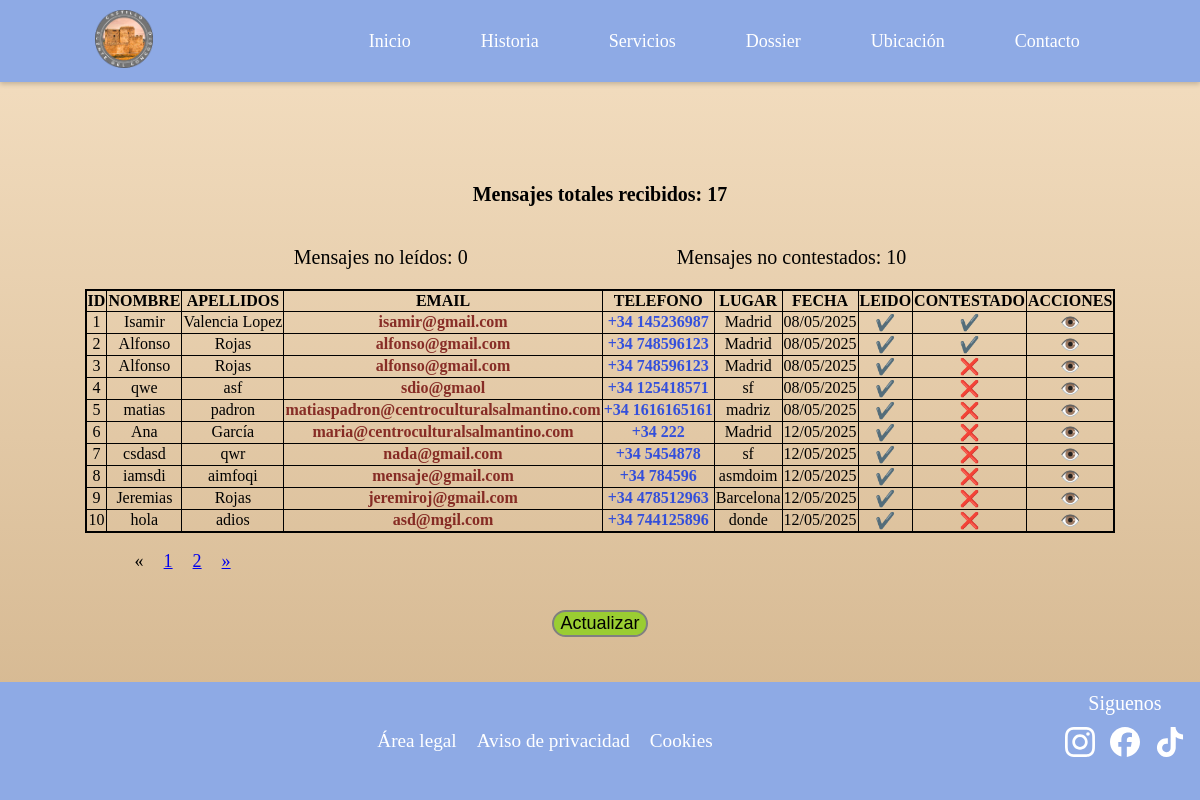
/chat/?page=1, run on an earlier commit of the app's database.
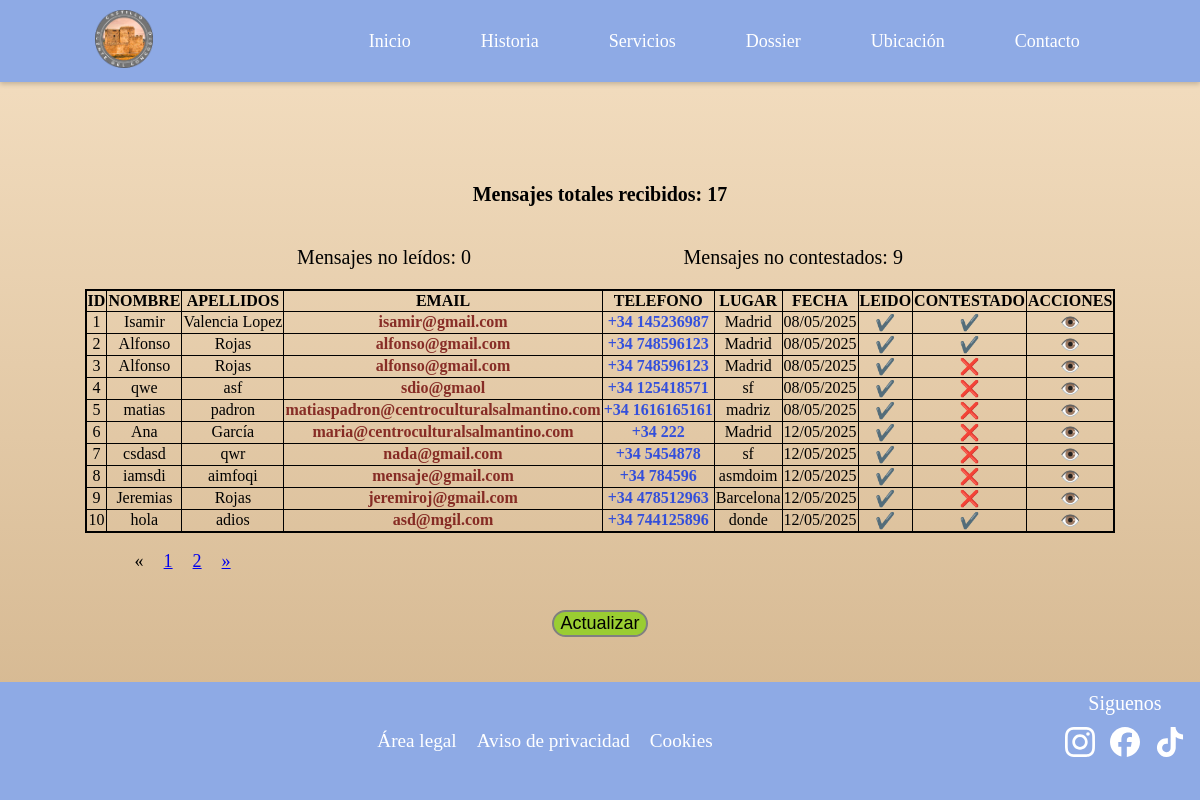
And on a later commit of the database.
### appcastillocongosto/models.py (models this page shows, shortened)
class Contacto(models.Model):
    id = models.AutoField(primary_key=True)
    nombre = models.CharField("Nombre", max_length=25)
    apellidos = models.CharField("Apellidos", max_length=100, null=True, blank=True)
    email = models.CharField("Email", max_length=100, null=True, blank=True)
    telefono = models.CharField("Telefono", max_length=9, null=True, blank=True)
    lugar = models.CharField("Lugar", max_length=100, null=True, blank=True)
    fecha = models.DateTimeField("Fecha y Hora", default=timezone.now)
    mensaje = models.TextField("Mensaje")
    leido = models.BooleanField("Leido", default=False)
    contestado = models.BooleanField("Contestado", default=False)
    class Meta:
        verbose_name = "Contacto"
        verbose_name_plural = "Contactos"
        ordering = ['nombre']

### appcastillocongosto/views.py (the view)
# urls.py: path('chat/', views.chat, name='chat'),
def chat(request):
    lista_contactos = Contacto.objects.all().order_by('leido')
    numcontactos = Contacto.objects.count()
    numleidos = Contacto.objects.filter(leido=False).count()
    numcontestados = Contacto.objects.filter(contestado=False).count()
    page = request.GET.get('page')
    paginator = Paginator(lista_contactos, 10)
    if page == None:
        print(" page recibe fuera de get o post NONE ="+ str(page))
        page = paginator.num_pages
        request.session["pagina"] = page
    else:
        print(" page recibe este del nonede geo o post="+ str(page))
        request.session["pagina"] = page
    if request.method == 'GET':
        pagina = request.session["pagina"]
        print(" page recibe en GET=" + str(pagina))
    if request.method == 'POST':
        pagina = request.session["pagina"]
        print(" page recibe en POST= " +str(pagina))
    if "pagina" in request.session:
        page = request.session["pagina"]
        print(" page recibe de sesion=" +str(page))
    try:
        lista_contactos = paginator.get_page(page)
    except PageNotAnInteger:
        lista_contactos = paginator.page(1)
    except EmptyPage:
        lista_contactos = paginator.page(paginator.num_pages)
    if request.method == 'POST':
        return redirect('chat')
    context = {'lista_contactos': lista_contactos, 'numleidos': numleidos, 'numcontestados': numcontestados, 'numcontactos': numcontactos}
    return render(request, 'chat.html', context=context)

### templates/chat.html (shortened to what this page needs)
{% extends "base2.html" %}
{% load static %}
{% block head %}
<link rel="stylesheet" href="{% static 'css/chat.css' %}">
{% endblock %}
{% block content %}
<br><br><br><br>
<div class="chat">
    <div class="num-mensajes">
        <div class="num-mensajes1">
            <p class="num-mensajes-text">Mensajes totales recibidos: {{ numcontactos }}</p>
        </div>
        <div class="num-mensajes2">
            <p class="num-mensajes-text">Mensajes no leídos: {{ numleidos }}</p>
            <p class="num-mensajes-text">Mensajes no contestados: {{ numcontestados }}</p>
        </div>
    </div>
    <div class="tabla-responsive">
        <div class="tabla">
            <table>
                <thead>
                    <th class="th-chat">ID</th>
                    <th class="th-chat">NOMBRE</th>
                    <th class="th-chat">APELLIDOS</th>
                    <th class="th-chat">EMAIL</th>
                    <th class="th-chat">TELEFONO</th>
                    <th class="th-chat">LUGAR</th>
                    <th class="th-chat">FECHA</th>
                    <th class="th-chat">LEIDO</th>
                    <th class="th-chat">CONTESTADO</th>
                    <th class="th-chat">ACCIONES</th>
                </thead>
                <tbody>
                    {% for i in lista_contactos %}
                        <tr>
                            <td> {{ i.id }}</td>
                            <td> {{ i.nombre }}</td>
                            <td> {{ i.apellidos }}</td>
                            <td><a href="https://mail.google.com/mail/?view=cm&to={{ i.email }}" target="_blank" class="email">{{ i.email }}</a></td>
                            <td> <a href="{% url 'ver_contacto' id=i.id %}" target="_blank" class="telefono">+34 {{ i.telefono }}</a></td>
                            <td> {{ i.lugar }}</td>
                            <td> {{ i.fecha|date:"d/m/Y" }}</td>
                            <td> {% if i.leido %}✔️{% else %}❌{% endif %}</td>
                            <td> {% if i.contestado %}✔️{% else %}❌{% endif %}</td>
                            <td> <a class="boton-accion" href="{% url 'ver_mensaje' id=i.id %}">👁️</a></td>
                        </tr>
                    {% endfor %}
                </tbody>
            </table>
        </div>
    </div>
    {% if lista_contactos.has_other_pages %}
        <font size="4">
            <ul class="pagination">
                {% if lista_habilidades.has_previous %}
                    <li><a href="?page={{ lista_contactos.previous_page_numbre }}">&laquo;</a></li>
                {% else %}
                    <li class="disabled"><span>&laquo;</span></li>
                {% endif %}
                {% for i in lista_contactos.paginator.page_range %}
                    {% if reservas.number == i %}
                        <li class="active"><span>{{ i }}<span class="sr-only">(current)</span></span></li>
                    {% else %}
                        <li><a href="?page={{ i }}">{{ i }}</a></li>
                    {% endif %}
                {% endfor %}
                {% if lista_contactos.has_next %}
                    <li><a href="?page={{ lista_contactos.next_page_number }}">&raquo;</a></li>
                {% else %}
                    <li class="disabled"><span>&raquo;</span></li>
                {% endif %}
            </ul>
        </font>
    {% endif %}
    <div class="btn-actualizar">
        <form method="post">
            <input type="submit" value="Actualizar" class="btn-actualizar-text">
        </form>
    </div>
</div>
{% endblock content %}

### templates/base2.html (shortened to what this page needs)
{% load static %}
<!DOCTYPE html>
<html lang="es">
<head>
    {% block head %}
    {% endblock %}
</head>
<body>
    {% include "navbar.html" %}
    {% block content %}
    {% endblock %}
    {% include "footer.html" %}
</body>
</html>

### templates/navbar.html (shortened to what this page needs)
{% load static %}
{% block head %}
<link rel="stylesheet" href="{% static 'css/navbar.css' %}">
<link rel="stylesheet" href="https://cdnjs.cloudflare.com/ajax/libs/font-awesome/6.7.2/css/all.min.css" />
{% endblock %}
{% block content %}
<nav class="navbar">
    <div class="navbar-container">
        <div class="navbar-logo" style="cursor: pointer;">
            <img data-img="{% static 'images/Logo-Castillo-Puente-del-Congosto-hd.png' %}" src="{% static 'images/Logo-Castillo-Puente-del-Congosto-hd.png' %}" alt="Logotipo del Castillo" id="logo-expandible" height="48" width="48">
        </div>
        <ul class="navbar-menu">
            {% if not request.user.is_authenticated %}
                <li><a href="{% url 'home' %}">Inicio</a></li>
                <li><a href="{% url 'historia' %}">Historia</a></li>
                <li><a href="{% url 'servicios' %}">Servicios</a></li>
                <li><a href="{% url 'dossier' %}">Dossier</a></li>
                <li><a href="{% url 'ubicacion' %}">Ubicación</a></li>
                <li><a href="{% url 'contacto' %}">Contacto</a></li>
            {% endif %}
        </ul>
    </div>
</nav>
{% endblock %}

### templates/footer.html (shortened to what this page needs)
{% load static %}
{% block head %}
<link rel="stylesheet" href="{% static 'css/footer.css' %}">
{% endblock %}
{% block content %}
<footer class="footer">
    <div class="footer-container">
        <div class="political-links">
            <ul>
                <li><a href="" class="political-link">Área legal</a></li>
                <li><a href="" class="political-link">Aviso de privacidad</a></li>
                <li><a href="" class="political-link">Cookies</a></li>
            </ul>
        </div>
        <div class="social-icons">
            <h4>Siguenos</h4>
                <div class="social-links">
                    <a href="#" class="social-icon">
                    </a>
                    <a href="#" class="social-icon">
                    </a>
                    <a href="#" class="social-icon">
                    </a>
                </div>
        </div>
    </div>
</footer>
{% endblock %}

### static/css/chat.css (style rules this page uses)
body { background: linear-gradient(180deg, #F5E0C3 0%, #D2B48C 100%); height: 100vh; margin: 0; padding: 0; display: flex; justify-content: center; align-items: center; }
.tabla-responsive { width: 100%; height: 100%; overflow-x: auto; overflow-y: auto; }
.tabla table { border: 2px solid black; min-width: 860px; width: 100%; border-collapse: collapse; }
.boton-accion { text-decoration: none; }
.num-mensajes { display: flex; flex-direction: column; align-items: center; justify-content: space-evenly; }
.num-mensajes1 { font-weight: bolder; }
.num-mensajes2 { display: flex; justify-content: space-evenly; width: 100%; }
.num-mensajes-text { font-size: 20px; }
.email { text-decoration: none; color: rgba(112, 6, 6, 0.802); font-weight: bold; }
.telefono { text-decoration: none; color: rgba(8, 49, 233, 0.801); font-weight: bold; }
.btn-actualizar { padding-top: 2%; display: flex; justify-content: center; }
.btn-actualizar-text { background: yellowgreen; border-radius: 20px; border: 2px solid grey; font-size: 18px; cursor: pointer; }
table { margin: 0; border: 1px solid black; border-collapse: collapse; }
th, td { border: 0.5px solid black; padding: 1px; text-align: center; white-space: nowrap; }

### static/css/navbar.css (style rules this page uses)
.navbar { background: #8eaae5; padding: 10px 0; width: 100%; position: fixed; top: 0; z-index: 1; display: flex; box-shadow: 0 2px 5px rgba(0, 0, 0, 0.2); }
.navbar-container { display: flex; width: 100%; max-width: 1200px; margin: 0 auto; align-items: center; justify-content: space-around; }
.navbar-logo img { height: 58px; width: 58px; transition: height 2s, width 2s; }
.navbar-menu { list-style: none; display: flex; gap: 20px; margin: 0; padding: 0; }
.navbar-menu li { display: inline-block; }
.navbar-menu a { color: white; text-decoration: none; font-size: 18px; padding: 10px 15px; transition: 0.3s; }

### static/css/footer.css (style rules this page uses)
footer { display: flex; background: #8eaae5; padding: 0; text-align: center; position: fixed; bottom: 0; width: 100%; height: 118px; }
ul { list-style: none; display: flex; }
li { padding-inline: 10px; }
.footer-container { height: 100%; width: 100%; max-width: 1200px; margin: auto; display: flex; justify-content: center; }
.political-links { width: fit-content; display: inline; justify-content: center; align-items: center; margin: auto; }
.political-link { text-decoration: none; font-size: 1.2rem; color: rgb(255, 255, 255); transition: 0.3s; }
.social-icons { height: 100%; width: 100%; max-width: 150px; display: flex; flex-direction: column; }
.social-links { height: 100%; flex-grow: 1; display: flex; justify-content: space-evenly; }
.social-icons h4 { margin-top: 10px; font-size: 20px; color: #fff; text-transform: capitalize; margin-bottom: 12px; font-weight: 500; position: relative; animation: colorCycle 4s infinite linear; }
.social-icon svg { transition: 0.3s; color: white; cursor: pointer; }

### templates/base2.html (style rules this page uses)
html { overflow-y: scroll; }

What changed in the data, as far as the page shows it:
changed Contacto "hola": contestado "❌" → "✔️"
Also different on the page:
{{ numcontestados }}: "10" → "9"
